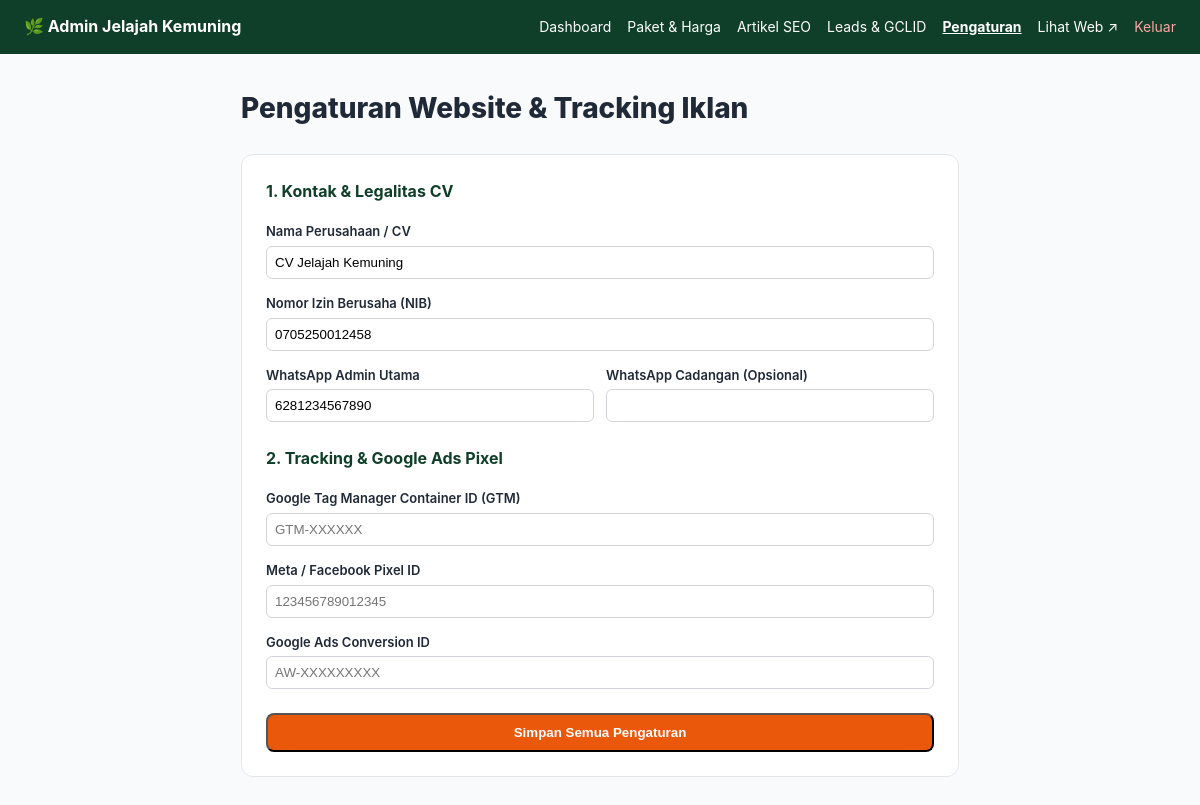
Screenshot of /admin/settings.php (signed in) with the database file from the repository.
### tables this page shows
CREATE TABLE IF NOT EXISTS settings (
    setting_key VARCHAR(100) PRIMARY KEY,
    setting_value TEXT NULL
);

### app/Helpers.php (called while the page is built, shortened)
<?php
class Helpers {
    public static function getSetting(string $key, string $default = ''): string {
        try {
            $db = Database::getInstance()->getConnection();
            $stmt = $db->prepare("SELECT setting_value FROM settings WHERE setting_key = :k LIMIT 1");
            $stmt->execute([':k' => $key]);
            $val = $stmt->fetchColumn();
            return ($val !== false && $val !== null) ? (string)$val : $default;
        } catch (\Throwable $e) {
            return $default;
        }
    }
}

### admin/settings.php (the view, shortened to what this page needs)
<?php
function getVal($k, $default = '') {
    return Helpers::getSetting($k, $default);
}
?>
<!DOCTYPE html>
<html lang="id">
<head>
    <link rel="stylesheet" href="/assets/css/style.min.css">
</head>
<body style="background:#F9FAFB;">
    <div style="background:var(--primary); color:#fff; padding:14px 24px; display:flex; justify-content:space-between; align-items:center;">
        <strong>🌿 Admin Jelajah Kemuning</strong>
        <div style="display:flex; gap:16px; font-size:14px;">
            <a href="/admin/index.php">Dashboard</a>
            <a href="/admin/paket.php">Paket & Harga</a>
            <a href="/admin/artikel.php">Artikel SEO</a>
            <a href="/admin/leads.php">Leads & GCLID</a>
            <a href="/admin/settings.php" style="font-weight:700; text-decoration:underline;">Pengaturan</a>
            <a href="/" target="_blank">Lihat Web ↗</a>
            <a href="/admin/logout.php" style="color:#FCA5A5;">Keluar</a>
        </div>
    </div>
    <div class="container" style="max-width:750px; padding:32px 16px;">
        <h1 style="font-size:1.75rem; font-weight:800; margin-bottom:24px;">Pengaturan Website & Tracking Iklan</h1>
        <form method="POST" style="background:#fff; border-radius:12px; border:1px solid #E5E7EB; padding:24px;">
            <h3 style="font-size:16px; font-weight:700; margin-bottom:16px; color:var(--primary);">1. Kontak & Legalitas CV</h3>
            <div style="margin-bottom:14px;">
                <label style="display:block; font-size:13px; font-weight:600; margin-bottom:4px;">Nama Perusahaan / CV</label>
                <input type="text" name="cv_name" value="<?= htmlspecialchars(getVal('cv_name', defined('CV_NAME') ? CV_NAME : 'CV Jelajah Kemuning')) ?>" style="width:100%; padding:8px; border:1px solid #D1D5DB; border-radius:6px;">
            </div>
            <div style="margin-bottom:14px;">
                <label style="display:block; font-size:13px; font-weight:600; margin-bottom:4px;">Nomor Izin Berusaha (NIB)</label>
                <input type="text" name="nib" value="<?= htmlspecialchars(getVal('nib', defined('CV_NIB') ? CV_NIB : '0705250012458')) ?>" style="width:100%; padding:8px; border:1px solid #D1D5DB; border-radius:6px;">
            </div>
            <div style="display:grid; grid-template-columns:1fr 1fr; gap:12px; margin-bottom:14px;">
                <div>
                    <label style="display:block; font-size:13px; font-weight:600; margin-bottom:4px;">WhatsApp Admin Utama</label>
                    <input type="text" name="no_wa_1" value="<?= htmlspecialchars(getVal('no_wa_1', defined('DEFAULT_WA') ? DEFAULT_WA : '6281234567890')) ?>" placeholder="Contoh: 6281234567890" style="width:100%; padding:8px; border:1px solid #D1D5DB; border-radius:6px;">
                </div>
                <div>
                    <label style="display:block; font-size:13px; font-weight:600; margin-bottom:4px;">WhatsApp Cadangan (Opsional)</label>
                    <input type="text" name="no_wa_2" value="<?= htmlspecialchars(getVal('no_wa_2', '')) ?>" style="width:100%; padding:8px; border:1px solid #D1D5DB; border-radius:6px;">
                </div>
            </div>
            <h3 style="font-size:16px; font-weight:700; margin:24px 0 16px; color:var(--primary);">2. Tracking & Google Ads Pixel</h3>
            <div style="margin-bottom:14px;">
                <label style="display:block; font-size:13px; font-weight:600; margin-bottom:4px;">Google Tag Manager Container ID (GTM)</label>
                <input type="text" name="gtm_id" value="<?= htmlspecialchars(getVal('gtm_id', '')) ?>" placeholder="GTM-XXXXXX" style="width:100%; padding:8px; border:1px solid #D1D5DB; border-radius:6px;">
            </div>
            <div style="margin-bottom:14px;">
                <label style="display:block; font-size:13px; font-weight:600; margin-bottom:4px;">Meta / Facebook Pixel ID</label>
                <input type="text" name="meta_pixel_id" value="<?= htmlspecialchars(getVal('meta_pixel_id', '')) ?>" placeholder="123456789012345" style="width:100%; padding:8px; border:1px solid #D1D5DB; border-radius:6px;">
            </div>
            <div style="margin-bottom:24px;">
                <label style="display:block; font-size:13px; font-weight:600; margin-bottom:4px;">Google Ads Conversion ID</label>
                <input type="text" name="google_ads_conversion_id" value="<?= htmlspecialchars(getVal('google_ads_conversion_id', '')) ?>" placeholder="AW-XXXXXXXXX" style="width:100%; padding:8px; border:1px solid #D1D5DB; border-radius:6px;">
            </div>
            <button type="submit" class="btn-accent" style="width:100%; justify-content:center;">Simpan Semua Pengaturan</button>
        </form>
    </div>
</body>
</html>

### rows the page displays
settings: cv_name "CV Jelajah Kemuning"
settings: nib "0705250012458"
settings: no_wa_1 "6281234567890"
